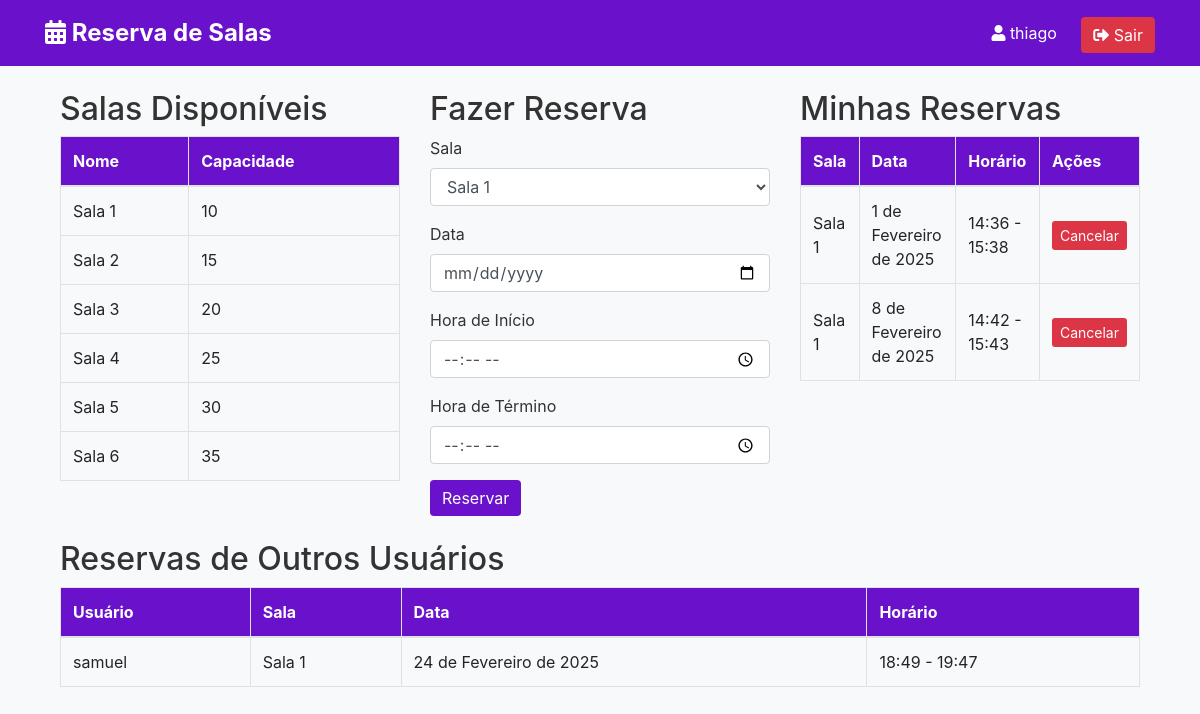
The page /dashboard/ (signed in) on the database its author committed.
### reservas/models.py (models this page shows, shortened)
class Sala(models.Model):
    nome = models.CharField(max_length=100, unique=True)
    capacidade = models.PositiveIntegerField()

class Reserva(models.Model):
    usuario = models.ForeignKey(User, on_delete=models.CASCADE)
    sala = models.ForeignKey(Sala, on_delete=models.CASCADE)
    data = models.DateField()
    hora_inicio = models.TimeField()
    hora_fim = models.TimeField()

### users/views.py (the view)
# urls.py: path('dashboard/', views.dashboard_view, name='dashboard'),
@login_required
def dashboard_view(request):
    if not request.user.is_authenticated:
        return redirect('login')
    salas = Sala.objects.all()
    minhas_reservas = Reserva.objects.filter(usuario=request.user)
    outras_reservas = Reserva.objects.exclude(usuario=request.user)
    return render(request, 'users/dashboard.html', {
        'user': request.user,
        'salas': salas,
        'minhas_reservas': minhas_reservas,
        'outras_reservas': outras_reservas,
    })

### users/templates/users/dashboard.html (shortened to what this page needs)
{% extends 'users/base.html' %}
{% block content %}
<div class="container mt-4">
    <div class="row">
        <div class="col-md-4">
            <h2>Salas Disponíveis</h2>
            <table class="table table-bordered">
                <thead>
                    <tr>
                        <th>Nome</th>
                        <th>Capacidade</th>
                    </tr>
                </thead>
                <tbody>
                    {% for sala in salas %}
                    <tr>
                        <td>{{ sala.nome }}</td>
                        <td>{{ sala.capacidade }}</td>
                    </tr>
                    {% endfor %}
                </tbody>
            </table>
        </div>
        <div class="col-md-4">
            <h2>Fazer Reserva</h2>
            <form method="post" action="{% url 'criar_reserva' %}">
                <div class="form-group">
                    <label for="sala">Sala</label>
                    <select class="form-control" id="sala" name="sala" required>
                        {% for sala in salas %}
                        <option value="{{ sala.id }}">{{ sala.nome }}</option>
                        {% endfor %}
                    </select>
                </div>
                <div class="form-group">
                    <label for="data">Data</label>
                    <input type="date" class="form-control" id="data" name="data" required>
                </div>
                <div class="form-group">
                    <label for="hora_inicio">Hora de Início</label>
                    <input type="time" class="form-control" id="hora_inicio" name="hora_inicio" required>
                </div>
                <div class="form-group">
                    <label for="hora_fim">Hora de Término</label>
                    <input type="time" class="form-control" id="hora_fim" name="hora_fim" required>
                </div>
                <button type="submit" class="btn btn-primary">Reservar</button>
            </form>
        </div>
        <div class="col-md-4">
            <h2>Minhas Reservas</h2>
            <table class="table table-bordered">
                <thead>
                    <tr>
                        <th>Sala</th>
                        <th>Data</th>
                        <th>Horário</th>
                        <th>Ações</th>
                    </tr>
                </thead>
                <tbody>
                    {% for reserva in minhas_reservas %}
                    <tr>
                        <td>{{ reserva.sala.nome }}</td>
                        <td>{{ reserva.data }}</td>
                        <td>{{ reserva.hora_inicio }} - {{ reserva.hora_fim }}</td>
                        <td>
                            <form method="post" action="{% url 'cancelar_reserva' reserva.id %}" style="display:inline;">
                                <button type="submit" class="btn btn-danger btn-sm">Cancelar</button>
                            </form>
                        </td>
                    </tr>
                    {% endfor %}
                </tbody>
            </table>
        </div>
    </div>
    <div class="row mt-4">
        <div class="col-md-12">
            <h2>Reservas de Outros Usuários</h2>
            <table class="table table-bordered">
                <thead>
                    <tr>
                        <th>Usuário</th>
                        <th>Sala</th>
                        <th>Data</th>
                        <th>Horário</th>
                    </tr>
                </thead>
                <tbody>
                    {% for reserva in outras_reservas %}
                    <tr>
                        <td>{{ reserva.usuario.username }}</td>
                        <td>{{ reserva.sala.nome }}</td>
                        <td>{{ reserva.data }}</td>
                        <td>{{ reserva.hora_inicio }} - {{ reserva.hora_fim }}</td>
                    </tr>
                    {% endfor %}
                </tbody>
            </table>
        </div>
    </div>
</div>
{% endblock %}

### users/templates/users/base.html (shortened to what this page needs)
<!DOCTYPE html>
<html lang="en">
<head>
    <link href="https://stackpath.bootstrapcdn.com/bootstrap/4.5.2/css/bootstrap.min.css" rel="stylesheet">
    <link href="https://cdnjs.cloudflare.com/ajax/libs/font-awesome/5.15.4/css/all.min.css" rel="stylesheet">
</head>
<body>
    <nav class="navbar">
        <div class="container">
            <span class="navbar-brand">
                <i class="fas fa-calendar-alt"></i> Reserva de Salas
            </span>
            <div class="ml-auto">
                <span class="navbar-text">
                    <i class="fas fa-user"></i> {{ user.username }}
                </span>
                <a href="{% url 'logout' %}" class="btn btn-danger">
                    <i class="fas fa-sign-out-alt"></i> Sair
                </a>
            </div>
        </div>
    </nav>
    <div class="container mt-4">
        {% block content %}
        {% endblock %}
    </div>
</body>
</html>

### users/templates/users/base.html (style rules this page uses)
body { background: #f8f9fa; color: #333; }
.navbar { background: #6a11cb; color: #fff; padding: 10px 0; }
.navbar-brand { font-weight: bold; font-size: 1.5rem; }
.navbar-text { margin-right: 20px; }
.btn-danger { background: #dc3545; border: none; transition: background 0.3s ease; }
.table th { background: #6a11cb; color: #fff; }
.table td { vertical-align: middle; }
.btn-primary { background: #6a11cb; border: none; transition: background 0.3s ease; }

### rows shown on the page
Sala: nome "Sala 1", capacidade "10"
Sala: nome "Sala 2", capacidade "15"
Sala: nome "Sala 3", capacidade "20"
Sala: nome "Sala 4", capacidade "25"
Sala: nome "Sala 5", capacidade "30"
Sala: nome "Sala 6", capacidade "35"
Reserva: sala.nome "Sala 1", data "1 de Fevereiro de 2025", hora_inicio "14:36", hora_fim "15:38"
Reserva: sala.nome "Sala 1", data "8 de Fevereiro de 2025", hora_inicio "14:42", hora_fim "15:43"
Reserva: usuario.username "samuel", sala.nome "Sala 1", data "24 de Fevereiro de 2025", hora_inicio "18:49", hora_fim "19:47"

### other values the page prints
{{ user.username }} "thiago"
form field sala "Sala 1"
